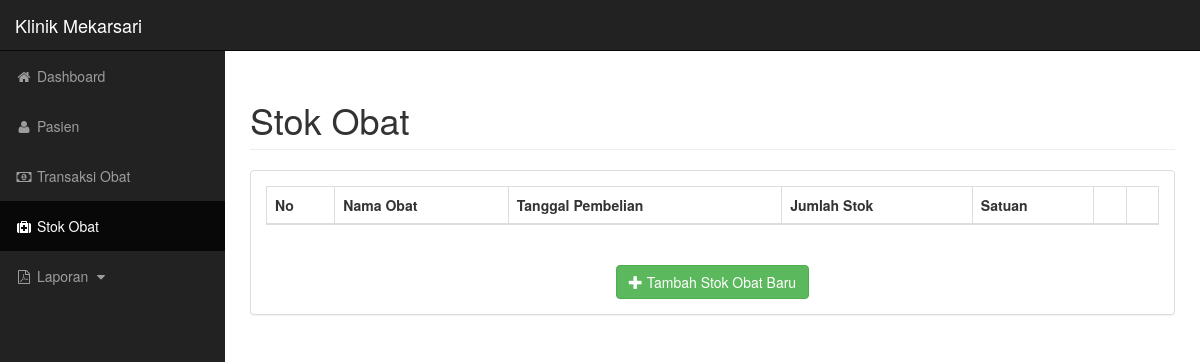
The app's page /stok.php, older data.
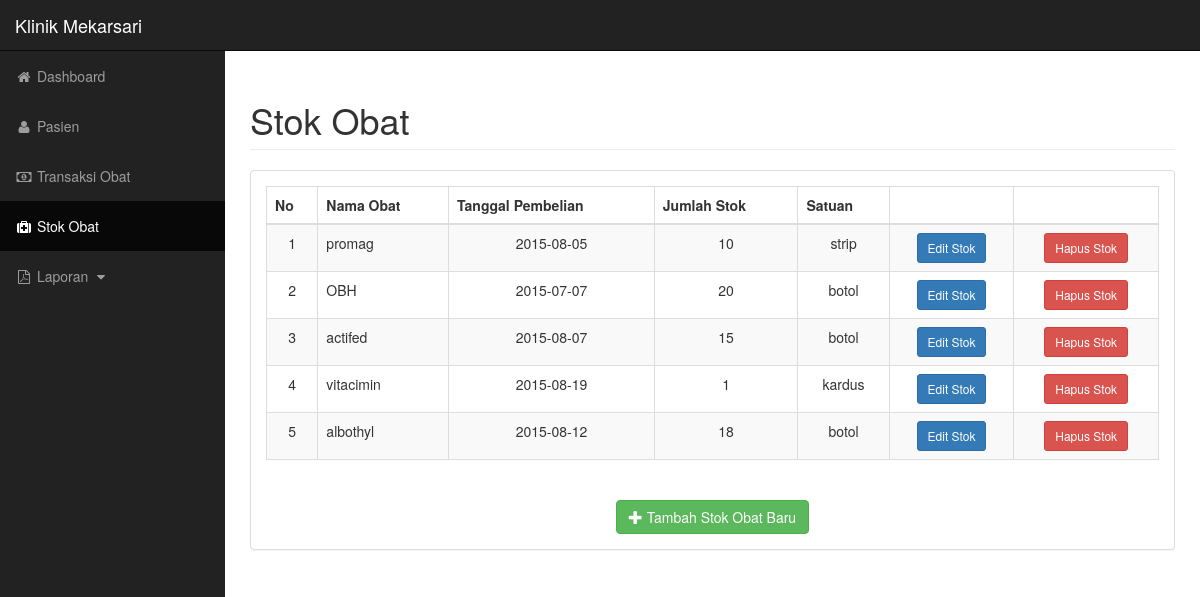
The same page, newer data.
### tables this page shows
CREATE TABLE IF NOT EXISTS `m_obat` (
  `mob_id` int(11) NOT NULL,
  `mob_nama_obat` text NOT NULL,
  `mob_tanggal_beli` date NOT NULL,
  `mob_jumlah` int(11) NOT NULL,
  `mob_satuan` text NOT NULL
);

### stok.php (the view, shortened to what this page needs)
<!DOCTYPE html>
<html lang="en">
<?php
	$query = mysql_query("select * from m_obat");
?>
<head>
    <link href="bower_components/bootstrap/dist/css/bootstrap.min.css" rel="stylesheet">
    <link href="bower_components/metisMenu/dist/metisMenu.min.css" rel="stylesheet">
    <link href="bower_components/datatables-plugins/integration/bootstrap/3/dataTables.bootstrap.css" rel="stylesheet">
    <link href="bower_components/datatables-responsive/css/dataTables.responsive.css" rel="stylesheet">
    <link href="bower_components/font-awesome/css/font-awesome.min.css" rel="stylesheet" type="text/css">
    <link href="css/sb-admin.css" rel="stylesheet">
</head>
<body>
    <div id="wrapper">
        <nav class="navbar navbar-inverse navbar-fixed-top" role="navigation">
            <div class="navbar-header">
                <a class="navbar-brand" href="index.php">Klinik Mekarsari</a>
            </div>
            <div class="collapse navbar-collapse navbar-ex1-collapse">
                <ul class="nav navbar-nav side-nav">
                    <li>
                        <a href="index.php"><i class="fa fa-fw fa-home"></i> Dashboard</a>
                    </li>
                    <li>
                        <a href="pasien.php"><i class="fa fa-fw fa-user"></i> Pasien</a>
                    </li>
                    <li>
                        <a href="transaksi.php"><i class="fa fa-fw fa-money"></i> Transaksi Obat</a>
                    </li>
                    <li class="active">
                        <a href="stok.php"><i class="fa fa-fw fa-medkit"></i> Stok Obat</a>
                    </li>
                    <li>
                        <a href="javascript:;" data-toggle="collapse" data-target="#demo"><i class="fa fa-fw fa-file-pdf-o"></i> Laporan <i class="fa fa-fw fa-caret-down"></i></a>
                    </li>
                </ul>
			</div>
        </nav>
		<div id="page-wrapper">
			<div class="container-fluid">
				<div class="row">
					<div class="col-lg-12">
						<h1 class="page-header">Stok Obat</h1>
					</div>
				</div>
				<div class="row">
					<div class="col-lg-12">
						<div class="panel panel-default">
							<div class="panel-body">
								<div class="dataTable_wrapper">
									<table class="table table-striped table-bordered table-hover" id="dataTables-example">
										<thead>
											<tr>
												<th>No</th>
												<th>Nama Obat</th>
												<th>Tanggal Pembelian</th>
												<th>Jumlah Stok</th>
												<th>Satuan</th>
												<th></th>
												<th></th>
											</tr>
										</thead>
										<tbody>
											<?php
											$i = 0;
											while($row = mysql_fetch_array($query))
											{
												$i++;
											?>
											<tr>
												<td class="text-center"><?php echo $i?></td>
												<td><?php echo $row['mob_nama_obat']?></td>
												<td class="text-center"><?php echo $row['mob_tanggal_beli']?></td>
												<td class="text-center"><?php echo $row['mob_jumlah']?></td>
												<td class="text-center"><?php echo $row['mob_satuan']?></td>
												<td class="text-center">
													<button type="button" class="btn btn-primary btn-sm" data-toggle="modal" data-target="#edit_stok<?php echo $row['mob_id']?>">
													  Edit Stok
													</button>
												</td>
												<td class="text-center">
													<button type="button" class="btn btn-danger btn-sm" data-toggle="modal" data-target="#hapus_stok<?php echo $row['mob_id']?>">
													  Hapus Stok
													</button>
												</td>
											</tr>
											<?php } ?>
										</tbody>
									</table>
								</div>
								<div class="text-center">
									<button type="button" class="btn btn-success btn-md" data-toggle="modal" data-target="#tambah_stok">
									  <span class="glyphicon glyphicon-plus" aria-hidden="true"></span> Tambah Stok Obat Baru
									</button>
								</div>
							</div>
						</div>
					</div>
				</div>
			</div>
        </div>
    </div>
</body>
</html>

Row changes from the older to the newer data that the page shows:
added m_obat: mob_nama_obat "promag", mob_tanggal_beli "2015-08-05", mob_jumlah "10", mob_satuan "strip"
added m_obat: mob_nama_obat "OBH", mob_tanggal_beli "2015-07-07", mob_jumlah "20", mob_satuan "botol"
added m_obat: mob_nama_obat "actifed", mob_tanggal_beli "2015-08-07", mob_jumlah "15", mob_satuan "botol"
added m_obat: mob_nama_obat "vitacimin", mob_tanggal_beli "2015-08-19", mob_jumlah "1", mob_satuan "kardus"
added m_obat: mob_nama_obat "albothyl", mob_tanggal_beli "2015-08-12", mob_jumlah "18", mob_satuan "botol"
